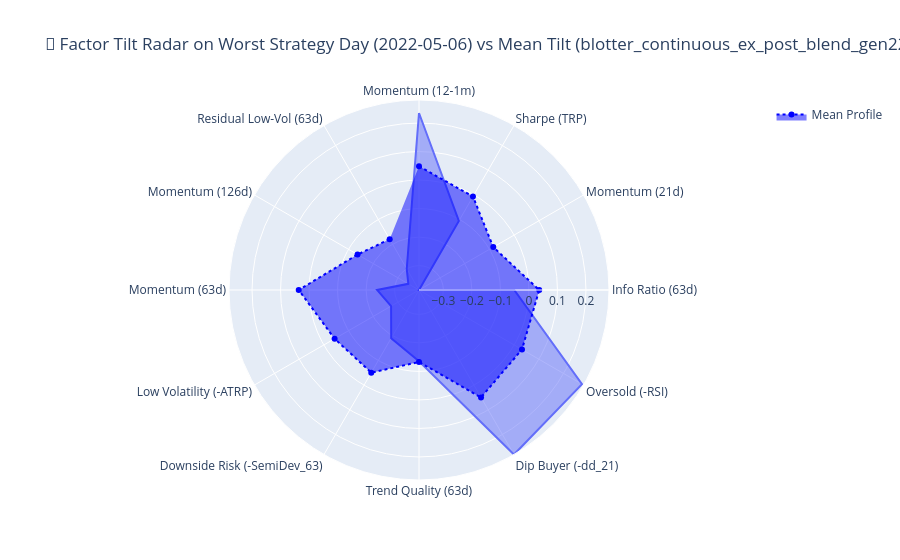

The notebook cell this image was saved under:
### Code cell
# CELL 10: Extreme Tail Event Radar (Best Sessions vs Crash Days)
print(f"\n🌟 TOP 5 OUTPERFORMANCE SESSIONS ({target_file}):")
top5 = blotter_df.nlargest(5, "alpha_daily_simple_ret")[
    [
        "date",
        "net_daily_simple_ret",
        "bm_daily_simple_ret",
        "alpha_daily_simple_ret",
        "agent_equity",
    ]
].copy()
top5["date"] = top5["date"].dt.strftime("%Y-%m-%d")
for c in ["net_daily_simple_ret", "bm_daily_simple_ret", "alpha_daily_simple_ret"]:
    top5[c] = top5[c].apply(lambda x: f"{x*100:+.2f}%")
print(top5.to_string(index=False))

print(f"\n🚨 TOP 5 UNDERPERFORMANCE (CRASH) SESSIONS ({target_file}):")
worst5 = blotter_df.nsmallest(5, "alpha_daily_simple_ret")[
    [
        "date",
        "net_daily_simple_ret",
        "bm_daily_simple_ret",
        "alpha_daily_simple_ret",
        "agent_equity",
    ]
].copy()
worst5["date"] = worst5["date"].dt.strftime("%Y-%m-%d")
for c in ["net_daily_simple_ret", "bm_daily_simple_ret", "alpha_daily_simple_ret"]:
    worst5[c] = worst5[c].apply(lambda x: f"{x*100:+.2f}%")
print(worst5.to_string(index=False))

if factor_names[0] in blotter_df.columns:
    worst_idx = blotter_df["net_daily_simple_ret"].idxmin()
    worst_row = blotter_df.iloc[worst_idx]
    worst_date_str = worst_row["date"].strftime("%Y-%m-%d")

    crash_data = pd.DataFrame(
        {
            "Factor": factor_names,
            "Crash Weight": worst_row[factor_names].values.astype(float),
            "Average Weight": blotter_df[factor_names].mean().values.astype(float),
        }
    )

    fig_radar = px.line_polar(
        crash_data,
        r="Crash Weight",
        theta="Factor",
        line_close=True,
        title=f"🚨 Factor Tilt Radar on Worst Strategy Day ({worst_date_str}) vs Mean Tilt ({target_file})",
    )
    fig_radar.add_trace(
        go.Scatterpolar(
            r=crash_data["Average Weight"],
            theta=crash_data["Factor"],
            name="Mean Profile",
            line=dict(color="blue", dash="dot"),
        )
    )
    fig_radar.update_traces(fill="toself")
    fig_radar.show()

### Figure 1 — Plotly figure (JSON) as saved in the notebook; plotly's stock layout.template omitted (floating-point values rounded to 4 significant figures)
{"data": [{"fill": "toself", "hovertemplate": "Crash Weight=%{r}<br>Factor=%{theta}<extra></extra>", "legendgroup": "", "line": {"color": "#636efa", "dash": "solid"}, "marker": {"symbol": "circle"}, "mode": "lines", "name": "", "r": [0.2352, -0.1059, -0.3854, -0.05146, 0.2746, 0.2808, -0.1358, -0.1904, -0.2724, -0.2385, -0.3422, -0.2994, 0.2352], "showlegend": false, "subplot": "polar", "theta": ["Momentum (12-1m)", "Sharpe (TRP)", "Momentum (21d)", "Info Ratio (63d)", "Oversold (-RSI)", "Dip Buyer (-dd_21)", "Trend Quality (63d)", "Downside Risk (-SemiDev_63)", "Low Volatility (-ATRP)", "Momentum (63d)", "Momentum (126d)", "Residual Low-Vol (63d)", "Momentum (12-1m)"], "type": "scatterpolar"}, {"fill": "toself", "line": {"color": "blue", "dash": "dot"}, "name": "Mean Profile", "r": [0.04836, -0.007036, -0.08465, 0.03611, 0.03158, 0.04952, -0.133, -0.05078, -0.0437, 0.03635, -0.1366, -0.1798], "theta": ["Momentum (12-1m)", "Sharpe (TRP)", "Momentum (21d)", "Info Ratio (63d)", "Oversold (-RSI)", "Dip Buyer (-dd_21)", "Trend Quality (63d)", "Downside Risk (-SemiDev_63)", "Low Volatility (-ATRP)", "Momentum (63d)", "Momentum (126d)", "Residual Low-Vol (63d)"], "type": "scatterpolar"}], "layout": {"legend": {"tracegroupgap": 0}, "polar": {"angularaxis": {"direction": "clockwise", "rotation": 90}, "domain": {"x": [0, 1], "y": [0, 1]}}, "title": {"text": "🚨 Factor Tilt Radar on Worst Strategy Day (2022-05-06) vs Mean Tilt (blotter_continuous_ex_post_blend_gen22.parquet)"}}}
